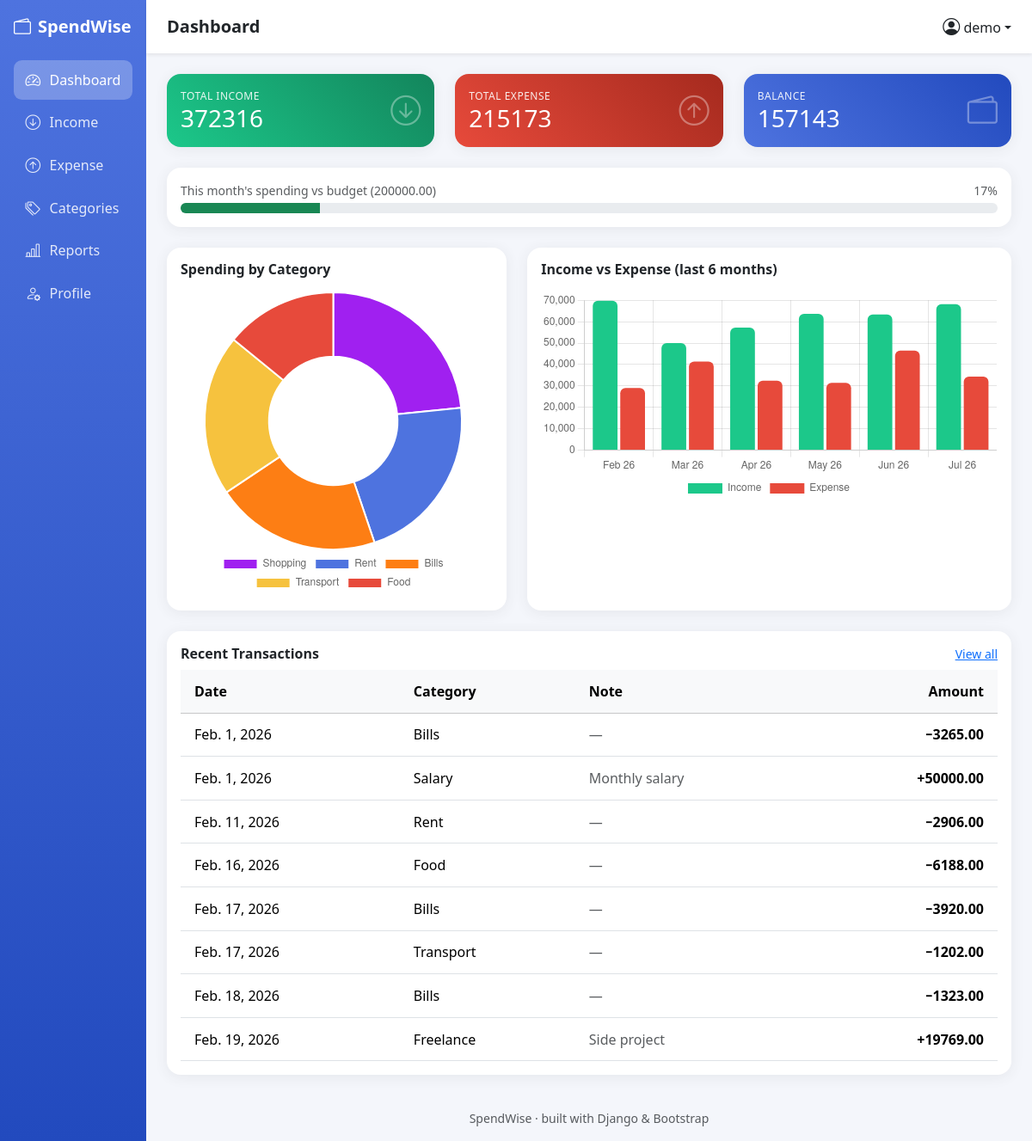
Screenshot of / (signed in) with the database file from the repository.
### tracker/models.py (models this page shows, shortened)
class Profile(models.Model):
    user = models.OneToOneField(User,on_delete=models.CASCADE,related_name="profile")
    currency = models.CharField(max_length=3,default="Rs")
    monthly_budget = models.DecimalField(
        max_digits=10,decimal_places=2,null=True,blank=True)

class Transaction(models.Model):
    INCOME, EXPENSE="INCOME", 'EXPENSE'
    TYPE_CHOICES = [(INCOME,"Income"), (EXPENSE, "Expense")]
    user = models.ForeignKey(User,on_delete=models.CASCADE,related_name="transactions")
    category = models.ForeignKey("Category",on_delete=models.PROTECT, related_name="transactions")
    type = models.CharField(max_length=7,choices=TYPE_CHOICES)
    amount = models.DecimalField(max_digits=10,decimal_places=2)
    date = models.DateField()
    note = models.CharField(max_length=255,blank=True)
    created_at = models.DateTimeField(auto_now_add=True)
    class Meta:
        ordering = ["date", "-created_at"]

class Category(models.Model):
    INCOME, EXPENSE = "INCOME", "EXPENSE"
    TYPE_CHOICES = [(INCOME,"Income"), (EXPENSE, "Expense")]
    user = models.ForeignKey(User,on_delete=models.CASCADE,related_name="categories")
    name = models.CharField(max_length=50)
    type = models.CharField(max_length=7, choices=TYPE_CHOICES)
    color = models.CharField(max_length=7,default="#4e73df")
    created_at = models.DateTimeField(auto_now_add=True)
    class Meta:
        unique_together = ('user','name','type')
        ordering = ["name"]

### tracker/views.py (the view)
# urls.py: path("",views.dashboard,name="dashboard"),
@login_required
def dashboard(request):
    txns = request.user.transactions.all()
    total_income = txns.filter(type="INCOME").aggregate(s=Sum("amount"))["s"] or 0
    total_expense = txns.filter(type="EXPENSE").aggregate(s=Sum("amount"))["s"] or 0
    balance = total_income - total_expense
    today = timezone.now().date()
    month_txns=txns.filter(date__year=today.year,date__month=today.month)
    month_income=month_txns.filter(type="INCOME").aggregate(s=Sum("amount"))["s"] or 0
    month_expense=month_txns.filter(type="EXPENSE").aggregate(s=Sum("amount"))["s"] or 0
    profile, created = Profile.objects.get_or_create(user=request.user)
    budget = profile.monthly_budget
    budget_pct = 0
    if budget and budget > 0:
        budget_pct=min(round(float(month_expense) / float(budget) * 100), 100)
    by_cat = (txns.filter(type="EXPENSE")
                .values("category__name","category__color")
                .annotate(total=Sum("amount")).order_by("-total"))
    cat_labels = [c["category__name"] for c in by_cat]
    cat_values = [float(c["total"]) for c in by_cat]
    cat_colors = [c["category__color"] for c in by_cat]
    month_labels,income_series,expense_series = [],[],[]
    y,m=today.year,today.month
    months = []
    for _ in range(6):
        months.append((y,m))
        m-=1
        if m==0:
            m=12
            y-=1
    for (yy,mm) in reversed(months):
        month_labels.append(f"{MONTH_NAMES[mm-1]} {str(yy)[2:]}")
        mt = txns.filter(date__year=yy,date__month=mm)
        income_series.append(float(mt.filter(type="INCOME").aggregate(s=Sum("amount"))["s"] or 0))
        expense_series.append(float(mt.filter(type="EXPENSE").aggregate(s=Sum("amount"))["s"] or 0))
    context={
        "total_income":total_income,"total_expense":total_expense,"balance":balance,
        "month_income":month_income,"month_expense":month_expense,"budget":budget,
        "budget_pct":budget_pct,
        "recent":txns.select_related("category")[:8],"has_data":txns.exists(),
        "cat_labels": json.dumps(cat_labels),"cat_values":json.dumps(cat_values),
        "cat_colors":json.dumps(cat_colors),"month_labels":json.dumps(month_labels),
        "income_series":json.dumps(income_series),"expense_series":json.dumps(expense_series),
    }
    return render(request,"tracker/dashboard.html",context)

### tracker/templates/tracker/dashboard.html (shortened to what this page needs)
{% extends "base.html" %}
{% block heading %}Dashboard{% endblock %}
{% block content %}
<div class="row g-4 mb-4">
    <div class="col-md-4"><div class="card stat-card stat-income p-3">
    <div class="d-flex justify-content-between align-items-center">
        <div><div class="stat-label">Total Income</div><h3 class="mb-0">{{ CURRENCY }}{{ total_income }}</h3></div>
        <i class="bi bi-arrow-down-circle stat-icon"></i></div></div></div>
    <div class="col-md-4"><div class="card stat-card stat-expense p-3">
    <div class="d-flex justify-content-between align-items-center">
        <div><div class="stat-label">Total Expense</div><h3 class="mb-0">{{ CURRENCY }}{{ total_expense }}</h3></div>
        <i class="bi bi-arrow-up-circle stat-icon"></i></div></div></div>
    <div class="col-md-4"><div class="card stat-card stat-balance p-3">
    <div class="d-flex justify-content-between align-items-center">
        <div><div class="stat-label">Balance</div><h3 class="mb-0">{{ CURRENCY }}{{ balance }}</h3></div>
        <i class="bi bi-wallet2 stat-icon"></i></div></div></div>
</div>
{% if budget %}
<div class="card p-3 mb-4">
    <div class="d-flex justify-content-between small text-muted mb-1">
    <span>This month's spending vs budget ({{ CURRENCY }}{{ budget }})</span><span>{{ budget_pct }}%</span></div>
    <div class="progress" style="height:12px;">
    <div class="progress-bar {% if budget_pct >= 100 %}bg-danger{% elif budget_pct >= 80 %}bg-warning{% else %}bg-success{% endif %}" style="width: {{ budget_pct }}%;"></div></div>
</div>
{% endif %}
{% if not has_data %}
    <div class="card"><div class="empty-state">
    <i class="bi bi-piggy-bank d-block mb-2"></i><h5>No transactions yet</h5>
    <p>Start by adding your first income or expense.</p>
    <a href="{% url 'transaction_create' 'EXPENSE' %}" class="btn btn-primary"><i class="bi bi-plus-lg"></i> Add Expense</a>
    <a href="{% url 'transaction_create' 'INCOME' %}" class="btn btn-success"><i class="bi bi-plus-lg"></i> Add Income</a>
    </div></div>
{% else %}
<div class="row g-4">
    <div class="col-lg-5"><div class="card p-3 h-100">
    <h6 class="fw-semibold mb-3">Spending by Category</h6>
    {% if cat_labels == "[]" %}<p class="text-muted small">No expenses recorded yet.</p>
    {% else %}<canvas id="catChart" height="240"></canvas>{% endif %}
    </div></div>
    <div class="col-lg-7"><div class="card p-3 h-100">
    <h6 class="fw-semibold mb-3">Income vs Expense (last 6 months)</h6>
    <canvas id="trendChart" height="240"></canvas></div></div>
    <div class="col-12"><div class="card p-3">
    <div class="d-flex justify-content-between align-items-center mb-2">
        <h6 class="fw-semibold mb-0">Recent Transactions</h6><a href="{% url 'expense' %}" class="small">View all</a></div>
    <div class="table-responsive"><table class="table table-hover align-middle mb-0">
        <thead class="table-light"><tr><th>Date</th><th>Category</th><th>Note</th><th class="text-end">Amount</th></tr></thead>
        <tbody>{% for t in recent %}<tr>
        <td>{{ t.date }}</td><td>{{ t.category.name }}</td><td class="text-muted">{{ t.note|default:"—" }}</td>
        <td class="text-end {% if t.type == 'INCOME' %}amount-income{% else %}amount-expense{% endif %}">
            {% if t.type == 'INCOME' %}+{% else %}−{% endif %}{{ CURRENCY }}{{ t.amount }}</td>
        </tr>{% endfor %}</tbody></table></div>
    </div></div>
</div>
{% endif %}
{% endblock %}
{% block scripts %}
{% if has_data %}
<script>
    const catLabels = {{ cat_labels|safe }}, catValues = {{ cat_values|safe }}, catColors = {{ cat_colors|safe }};
    const monthLabels = {{ month_labels|safe }}, incomeSeries = {{ income_series|safe }}, expenseSeries = {{ expense_series|safe }};
    if (document.getElementById("catChart") && catLabels.length) {
    new Chart(document.getElementById("catChart"), { type: "doughnut",
        data: { labels: catLabels, datasets: [{ data: catValues, backgroundColor: catColors, borderWidth: 2 }] },
        options: { plugins: { legend: { position: "bottom" } } } });
    }
    new Chart(document.getElementById("trendChart"), { type: "bar",
    data: { labels: monthLabels, datasets: [
        { label: "Income", data: incomeSeries, backgroundColor: "#1cc88a", borderRadius: 6 },
        { label: "Expense", data: expenseSeries, backgroundColor: "#e74a3b", borderRadius: 6 }] },
    options: { scales: { y: { beginAtZero: true } }, plugins: { legend: { position: "bottom" } } } });
</script>
{% endif %}
{% endblock %}

### tracker/templates/base.html (shortened to what this page needs)
{% load static %}
<!doctype html>
<html lang="en">
<head>
    <link href="https://cdn.jsdelivr.net/npm/bootstrap@5.3.3/dist/css/bootstrap.min.css" rel="stylesheet">
    <link href="https://cdn.jsdelivr.net/npm/bootstrap-icons@1.11.3/font/bootstrap-icons.css" rel="stylesheet">
    <link href="{% static 'css/style.css' %}" rel="stylesheet">
</head>
<body>
<div class="d-flex">
    <nav class="sidebar text-white p-3">
    <div class="brand mb-4 d-flex align-items-center gap-2"><i class="bi bi-wallet2"></i><span>SpendWise</span></div>
    {% with url_name=request.resolver_match.url_name %}
    <a href="{% url 'dashboard' %}" class="nav-link {% if url_name == 'dashboard' %}active{% endif %}"><i class="bi bi-speedometer2"></i><span>Dashboard</span></a>
    <a href="{% url 'income' %}" class="nav-link {% if url_name == 'income' %}active{% endif %}"><i class="bi bi-arrow-down-circle"></i><span>Income</span></a>
    <a href="{% url 'expense' %}" class="nav-link {% if url_name == 'expense' %}active{% endif %}"><i class="bi bi-arrow-up-circle"></i><span>Expense</span></a>
    <a href="{% url 'category_list' %}" class="nav-link {% if url_name == 'category_list' %}active{% endif %}"><i class="bi bi-tags"></i><span>Categories</span></a>
    <a href="{% url 'reports' %}" class="nav-link {% if url_name == 'reports' %}active{% endif %}"><i class="bi bi-bar-chart-line"></i><span>Reports</span></a>
    <a href="{% url 'profile' %}" class="nav-link {% if url_name == 'profile' %}active{% endif %}"><i class="bi bi-person-gear"></i><span>Profile</span></a>
    {% endwith %}
    </nav>
    <div class="flex-grow-1 d-flex flex-column" style="min-height:100vh;">
    <nav class="topbar navbar bg-white shadow-sm px-4 d-flex">
        <span class="fw-semibold fs-5">{% block heading %}{% endblock %}</span>
        <div class="dropdown ms-auto">
        <a class="dropdown-toggle text-decoration-none text-dark fw-medium" href="#" data-bs-toggle="dropdown">
            <i class="bi bi-person-circle fs-5"></i> {{ request.user.username }}</a>
        </div>
    </nav>
    <main class="p-4 flex-grow-1">
        {% block content %}{% endblock %}
    </main>
    <footer class="text-center text-muted small py-3">SpendWise &middot; built with Django &amp; Bootstrap</footer>
    </div>
</div>
{% block scripts %}{% endblock %}
</body>
</html>

### static/css/style.css (style rules this page uses)
:root { --sw-primary: #4e73df; --sw-primary-dark: #224abe; }
body { background: #f4f6fb; font-family: "Segoe UI", system-ui, Roboto, Arial, sans-serif; }
.sidebar { width: 240px; min-height: 100vh; position: sticky; top: 0; background: linear-gradient(180deg, var(--sw-primary) 0%, var(--sw-primary-dark) 100%); transition: width .2s ease; }
.sidebar .brand { font-weight: 700; font-size: 1.25rem; }
.sidebar .nav-link { color: rgba(255,255,255,.85); border-radius: .6rem; margin-bottom: .25rem; padding: .6rem .85rem; display: flex; align-items: center; gap: .65rem; font-weight: 500; }
.sidebar .nav-link.active { background: rgba(255,255,255,.25); color: #fff; }
.sidebar .nav-link i { font-size: 1.1rem; }
.topbar { min-height: 62px; }
.card { border: none; border-radius: 1rem; box-shadow: 0 .15rem 1rem rgba(58,59,69,.08); }
.stat-card { color: #fff; border-radius: 1rem; overflow: hidden; }
.stat-income { background: linear-gradient(45deg,#1cc88a,#13855c); }
.stat-expense { background: linear-gradient(45deg,#e74a3b,#a52a1e); }
.stat-balance { background: linear-gradient(45deg,#4e73df,#224abe); }
.stat-card .stat-icon { font-size: 2.2rem; opacity: .35; }
.stat-card .stat-label { font-size: .75rem; letter-spacing: .5px; text-transform: uppercase; opacity: .9; }
.amount-income { color: #1cc88a; font-weight: 600; }
.amount-expense { color: #e74a3b; font-weight: 600; }
.table > :not(caption) > * > * { padding: .8rem 1rem; }

### rows the page displays
Profile: monthly_budget "200000.00"
Transaction: date "Feb. 1, 2026", category.name "Bills", note "—", amount "3265.00"
Transaction: date "Feb. 1, 2026", category.name "Salary", note "Monthly salary", amount "50000.00"
Transaction: date "Feb. 11, 2026", category.name "Rent", note "—", amount "2906.00"
Transaction: date "Feb. 16, 2026", category.name "Food", note "—", amount "6188.00"
Transaction: date "Feb. 17, 2026", category.name "Bills", note "—", amount "3920.00"
Transaction: date "Feb. 17, 2026", category.name "Transport", note "—", amount "1202.00"
Transaction: date "Feb. 18, 2026", category.name "Bills", note "—", amount "1323.00"
Transaction: date "Feb. 19, 2026", category.name "Freelance", note "Side project", amount "19769.00"

### other values shown
{{ request.user.username }} "demo"
{{ total_income }} "372316"
{{ total_expense }} "215173"
{{ balance }} "157143"
{{ budget_pct }} "17"
chart data {{ cat_labels|safe }} ["Shopping", "Rent", "Bills", "Transport", "Food"]
chart data {{ cat_values|safe }} [50275.0, 46106.0, 44797.0, 43656.0, 30339.0]
